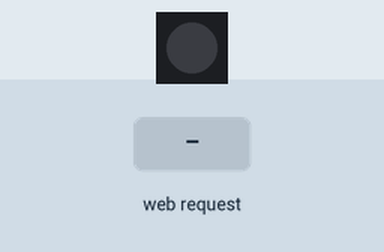
This sketch was run on a simulated ESP32-S3. On the bench: 1 RGB LEDs in strip order, left to right. Inputs (shaded band) come from the test bench. Dim RGB values are drawn brighter than linear; WiFi joins after 1.5 s; servers stay silent unless stated; what the sketch prints to the serial monitor is not drawn.

Above: at 2.7 s.
2.8 s: HTTP request GET /led_on received
At 3.6 s:
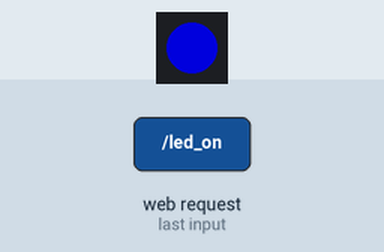
4.3 s: HTTP request GET /led_off received
At 4.7 s:
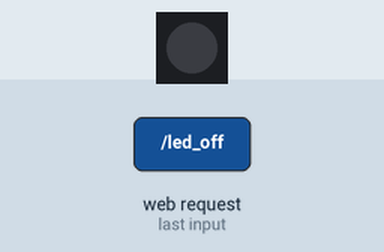
Timing chart, 0 to 7.3 s (numbered marks = the images above; inputs shaded):
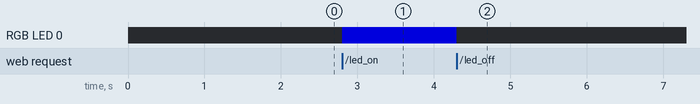

The sketch:

sketch_sep30a.ino
```cpp
#include <WiFi.h>
#include <WebServer.h>
#include "esp_eap_client.h"
#include <Adafruit_NeoPixel.h> // Library for the RGB LED

// WiFi Credentials for WPA2-Enterprise
const char* ssid = "PAL3.0";
const char* eap_username = "yu1206"; // AND THIS
const char* eap_password = "PASSWORD_HERE"; // CHANGE THIS HERE

// Web Server Setup
WebServer server(80);

// Onboard RGB LED (NeoPixel) Setup - OUR BOARD DOESN'T HAVE THIS - MY TESTING BOARD DOES
#define RGB_LED_PIN 38
Adafruit_NeoPixel pixels(1, RGB_LED_PIN, NEO_GRB + NEO_KHZ800);
bool ledState = false;

// WiFi Event Handler for Debugging
void WiFiEvent(WiFiEvent_t event, WiFiEventInfo_t info){
  Serial.println();
  Serial.printf("[WiFi Event] event: %d\n", event);
  switch (event) {
    case ARDUINO_EVENT_WIFI_STA_START: Serial.println("WiFi station started."); break;
    case ARDUINO_EVENT_WIFI_STA_CONNECTED: Serial.println("WiFi connected to AP."); break;
    case ARDUINO_EVENT_WIFI_STA_GOT_IP: Serial.print("Obtained IP address: "); Serial.println(WiFi.localIP()); break;
    case ARDUINO_EVENT_WIFI_STA_DISCONNECTED:
      Serial.println("Disconnected from WiFi.");
      Serial.print("Reason code: "); Serial.println(info.wifi_sta_disconnected.reason);
      if (info.wifi_sta_disconnected.reason == 201) {
        Serial.println("Reason: AUTHENTICATION FAILED. Check credentials.");
      }
      Serial.println("Retrying connection...");
      break;
    default: Serial.printf("Unhandled event: %d\n", event); break;
  }
}

// Web Server Handler Functions
void handleRoot() {
  server.send(200, "text/plain", "Hello from your ESP32-S3!");
}
void handleLedOn() {
  pixels.setPixelColor(0, pixels.Color(0, 0, 150)); // Set to a medium blue
  pixels.show(); // This sends the updated color to the LED
  ledState = true;
  server.send(200, "text/plain", "LED is now ON (Blue)");
}
void handleLedOff() {
  pixels.clear(); // Set pixel 0 to 'off'
  pixels.show(); // This sends the updated color to the LED
  ledState = false;
  server.send(200, "text/plain", "LED is now OFF");
}
void handleStatus() {
  String jsonResponse = "{\"status\":\"";
  jsonResponse += (ledState ? "on" : "off");
  jsonResponse += "\"}";
  server.send(200, "application/json", jsonResponse);
}
void handleNotFound(){
  server.send(404, "text/plain", "404: Not found");
}

void setup() {
  Serial.begin(115200);
  while (!Serial) { delay(10); }

  pixels.begin();
  pixels.clear();
  pixels.show();

  Serial.println("\n--- ESP32 WiFi Setup ---");
  Serial.print("Connecting to "); Serial.println(ssid);

  WiFi.disconnect(true);
  WiFi.mode(WIFI_STA);
  WiFi.onEvent(WiFiEvent);

  // Set only the username and password
  esp_eap_client_set_username((uint8_t *)eap_username, strlen(eap_username));
  esp_eap_client_set_password((uint8_t *)eap_password, strlen(eap_password));
  esp_wifi_sta_enterprise_enable();

  WiFi.begin(ssid);

  Serial.println("Waiting for WiFi connection...");
  while (WiFi.status() != WL_CONNECTED) { delay(500); }

  Serial.println("\n--- Setup Complete ---");
  Serial.print("ESP32 IP Address: "); Serial.println(WiFi.localIP());

  server.on("/", handleRoot);
  server.on("/led_on", handleLedOn);
  server.on("/led_off", handleLedOff);
  server.on("/status", handleStatus);
  server.onNotFound(handleNotFound);

  server.begin();
  Serial.println("HTTP server started");
}

void loop() {
  server.handleClient();
}
```

Measured:
- after the input at 2.8 s, RGB LED 0: off → RGB(0, 0, 150) at once
- after the input at 4.3 s, RGB LED 0: RGB(0, 0, 150) → off at once
